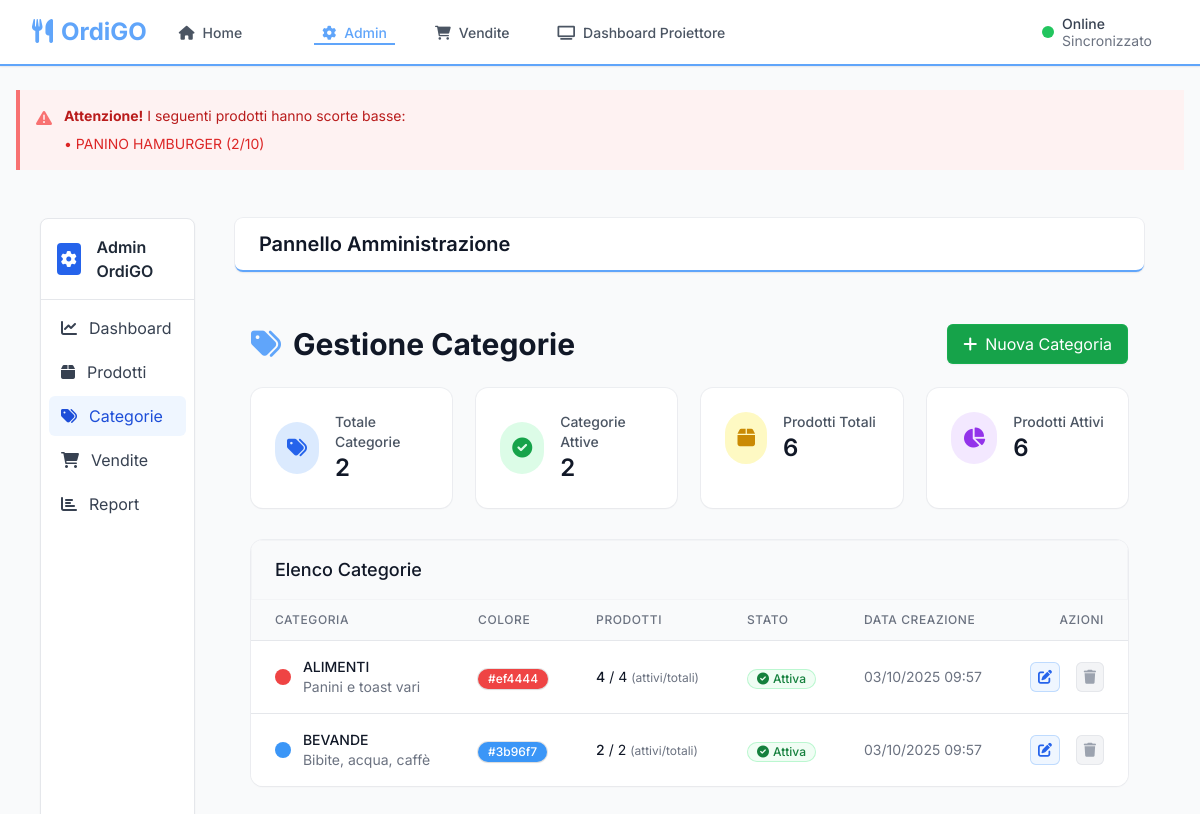
The page /index.php?route=admin&page=categories on the database its author committed.
### tables this page shows
CREATE TABLE products (
            id INTEGER PRIMARY KEY AUTOINCREMENT,
            name VARCHAR(200) NOT NULL,
            description TEXT,
            purchase_price DECIMAL(10,2) NOT NULL,
            category_id INTEGER,
            stock_quantity INTEGER DEFAULT 0,
            min_stock_level INTEGER DEFAULT 5,
            image_url VARCHAR(500),
            active BOOLEAN DEFAULT 1,
            created_at DATETIME DEFAULT CURRENT_TIMESTAMP,
            updated_at DATETIME DEFAULT CURRENT_TIMESTAMP, selling_price DECIMAL(10,2) DEFAULT 0,
            FOREIGN KEY (category_id) REFERENCES categories(id) ON DELETE SET NULL
        );

CREATE TABLE categories (
            id INTEGER PRIMARY KEY AUTOINCREMENT,
            name VARCHAR(100) NOT NULL UNIQUE,
            description TEXT,
            color VARCHAR(7) DEFAULT '#3B82F6',
            icon VARCHAR(50) DEFAULT 'tag',
            active BOOLEAN DEFAULT 1,
            created_at DATETIME DEFAULT CURRENT_TIMESTAMP,
            updated_at DATETIME DEFAULT CURRENT_TIMESTAMP
        );

### admin/categories.php (the view, shortened to what the rows shown need)
<?php
$db = Database::getInstance();
$stmt = $db->query("
    SELECT c.id, c.name, c.description, c.color as color_hex, c.active, c.created_at,
           COUNT(DISTINCT p_active.id) as active_products,
           COUNT(DISTINCT p_all.id) as product_count
    FROM categories c
    LEFT JOIN products p_active ON c.id = p_active.category_id AND p_active.active = 1
    LEFT JOIN products p_all ON c.id = p_all.category_id
    GROUP BY c.id, c.name, c.description, c.color, c.active, c.created_at
    ORDER BY c.name
");
$categories = $stmt->fetchAll();
?>
<div class="container mx-auto px-4 py-6">
    <div class="flex justify-between items-center mb-6">
        <h1 class="text-3xl font-bold text-gray-900">
            <i class="fas fa-tags mr-3 text-primary"></i>Gestione Categorie
        </h1>
    </div>
    <div class="bg-white rounded-xl shadow-sm ring-1 ring-gray-200/60 overflow-hidden">
        <div class="overflow-x-auto">
            <table class="min-w-full divide-y divide-gray-200">
                <thead class="bg-gray-50">
                    <tr>
                        <th class="px-6 py-3 text-left text-xs font-medium text-gray-500 uppercase tracking-wider">Categoria</th>
                        <th class="px-6 py-3 text-left text-xs font-medium text-gray-500 uppercase tracking-wider">Colore</th>
                        <th class="px-6 py-3 text-left text-xs font-medium text-gray-500 uppercase tracking-wider">Prodotti</th>
                        <th class="px-6 py-3 text-left text-xs font-medium text-gray-500 uppercase tracking-wider">Stato</th>
                        <th class="px-6 py-3 text-left text-xs font-medium text-gray-500 uppercase tracking-wider">Data Creazione</th>
                        <th class="px-6 py-3 text-right text-xs font-medium text-gray-500 uppercase tracking-wider">Azioni</th>
                    </tr>
                </thead>
                <tbody class="bg-white divide-y divide-gray-200">
                    <?php foreach ($categories as $category): ?>
                        <tr class="hover:bg-gray-50 transition">
                            <td class="px-6 py-4 whitespace-nowrap">
                                <div class="flex items-center">
                                    <div class="w-4 h-4 rounded-full mr-3" style="background-color: <?= htmlspecialchars($category['color_hex'] ?? '#3B82F6') ?>"></div>
                                    <div>
                                        <div class="text-sm font-medium text-gray-900"><?= htmlspecialchars($category['name'] ?? '') ?></div>
                                        <?php if (!empty($category['description'])): ?>
                                            <div class="text-sm text-gray-500"><?= htmlspecialchars($category['description']) ?></div>
                                        <?php endif; ?>
                                    </div>
                                </div>
                            </td>
                            <td class="px-6 py-4 whitespace-nowrap">
                                <span class="inline-flex items-center px-2.5 py-0.5 rounded-full text-xs font-medium text-white ring-1 ring-black/10 shadow-sm" style="background-color: <?= htmlspecialchars($category['color_hex'] ?? '#3B82F6') ?>">
                                    <?= htmlspecialchars($category['color_hex'] ?? '#3B82F6') ?>
                                </span>
                            </td>
                            <td class="px-6 py-4 whitespace-nowrap text-sm text-gray-900">
                                <span class="font-medium"><?= $category['active_products'] ?></span> / <?= $category['product_count'] ?>
                                <span class="text-gray-500 text-xs">(attivi/totali)</span>
                            </td>
                            <td class="px-6 py-4 whitespace-nowrap">
                                <?php if ($category['active']): ?>
                                    <span class="inline-flex items-center px-2.5 py-0.5 rounded-full text-xs font-medium bg-green-50 text-green-700 ring-1 ring-inset ring-green-200">
                                        <i class="fas fa-check-circle mr-1"></i>Attiva
                                    </span>
                                <?php else: ?>
                                    <span class="inline-flex items-center px-2.5 py-0.5 rounded-full text-xs font-medium bg-red-50 text-red-700 ring-1 ring-inset ring-red-200">
                                        <i class="fas fa-times-circle mr-1"></i>Inattiva
                                    </span>
                                <?php endif; ?>
                            </td>
                            <td class="px-6 py-4 whitespace-nowrap text-sm text-gray-500">
                                <?= date('d/m/Y H:i', strtotime($category['created_at'])) ?>
                            </td>
                            <td class="px-6 py-4 whitespace-nowrap text-right text-sm font-medium">
                <a href="?route=admin&page=categories&action=edit&id=<?= $category['id'] ?>"
                                   class="inline-flex items-center p-2 rounded-md bg-blue-50 text-blue-600 hover:bg-blue-100 mr-3 ring-1 ring-inset ring-blue-200 transition-colors duration-150">
                                    <i class="fas fa-edit"></i>
                                </a>
                                <?php if ($category['active_products'] == 0): ?>
                <a href="?route=admin&page=categories&action=delete&id=<?= $category['id'] ?>"
                                       onclick="return confirm('Sei sicuro di voler eliminare questa categoria?')"
                                       class="inline-flex items-center p-2 rounded-md bg-red-50 text-red-600 hover:bg-red-100 ring-1 ring-inset ring-red-200 transition-colors duration-150">
                                        <i class="fas fa-trash"></i>
                                    </a>
                                <?php else: ?>
                                    <span class="inline-flex items-center p-2 rounded-md bg-gray-100 text-gray-400 ring-1 ring-inset ring-gray-200 transition-colors duration-150" title="Impossibile eliminare: categoria con prodotti attivi associati">
                                        <i class="fas fa-trash"></i>
                                    </span>
                                <?php endif; ?>
                            </td>
                        </tr>
                    <?php endforeach; ?>
                </tbody>
            </table>
        </div>
    </div>
</div>

### templates/header.php (shortened to what the rows shown need)
<!DOCTYPE html>
<html lang="it">
<head>
    <?php
        $twPath = __DIR__ . '/../assets/tailwind.css';
        $twVer = file_exists($twPath) ? filemtime($twPath) : time();
    ?>
    <link rel="stylesheet" href="<?= asset_path('assets/tailwind.css') . '?v=' . $twVer ?>">
    <script src="https://cdn.tailwindcss.com"></script>
    <link rel="stylesheet" href="https://cdnjs.cloudflare.com/ajax/libs/font-awesome/6.0.0/css/all.min.css">
</head>
<body class="bg-gray-50 min-h-screen text-gray-800 font-sans">
    <nav class="bg-white/90 backdrop-blur-md shadow-sm ring-1 ring-gray-200/60" x-data="{ mobileOpen: false }" @keydown.escape="mobileOpen = false" style="border-bottom: 2px solid #60a5fa;">
        <div class="max-w-7xl mx-auto px-4 sm:px-6 lg:px-8">
            <div class="flex justify-between h-16">
                <div class="flex items-center">
                    <div class="flex-shrink-0">
                        <h1 class="text-2xl font-bold text-primary">
                            <i class="fas fa-utensils mr-2"></i>OrdiGO
                        </h1>
                    </div>
                </div>
            </div>
        </div>
    </nav>
    <main class="<?= ($route == 'admin') ? 'py-6 px-4' : 'max-w-7xl mx-auto py-6 sm:px-6 lg:px-8' ?>">
        <?php
        try {
            $db = getDB();
            $stmt = $db->query("
                SELECT name, stock_quantity, min_stock_level
                FROM products
                WHERE stock_quantity <= min_stock_level AND active = 1
            ");
            $scorte_basse = $stmt->fetchAll();
            if (!empty($scorte_basse)): ?>
                <div class="mb-6 bg-red-50 border-l-4 border-red-400 p-4">
                    <div class="flex">
                        <div class="ml-3">
                            <ul class="mt-2 text-sm text-red-600">
                                <?php foreach ($scorte_basse as $prodotto): ?>
                                    <li>• <?= htmlspecialchars($prodotto['name']) ?> (<?= $prodotto['stock_quantity'] ?>/<?= $prodotto['min_stock_level'] ?>)</li>
                                <?php endforeach; ?>
                            </ul>
                        </div>
                    </div>
                </div>
            <?php endif;
        } catch (Exception $e) {
        }
        ?>

### rows shown on the page
products: name "PANINO HAMBURGER", stock_quantity "2", min_stock_level "10"
categories: name "ALIMENTI", description "Panini e toast vari", color "#ef4444", active_products "4", product_count "4", active True (drawn), created_at "03/10/2025 09:57"
categories: name "BEVANDE", description "Bibite, acqua, caffè", color "#3b96f7", active_products "2", product_count "2", active True (drawn), created_at "03/10/2025 09:57"

### other values the page prints
count($categories) "2"
count(array_filter($categories, fn($c) => $c['active'])) "2"
array_sum(array_column($categories, 'product_count')) "6"
array_sum(array_column($categories, 'active_products')) "6"
